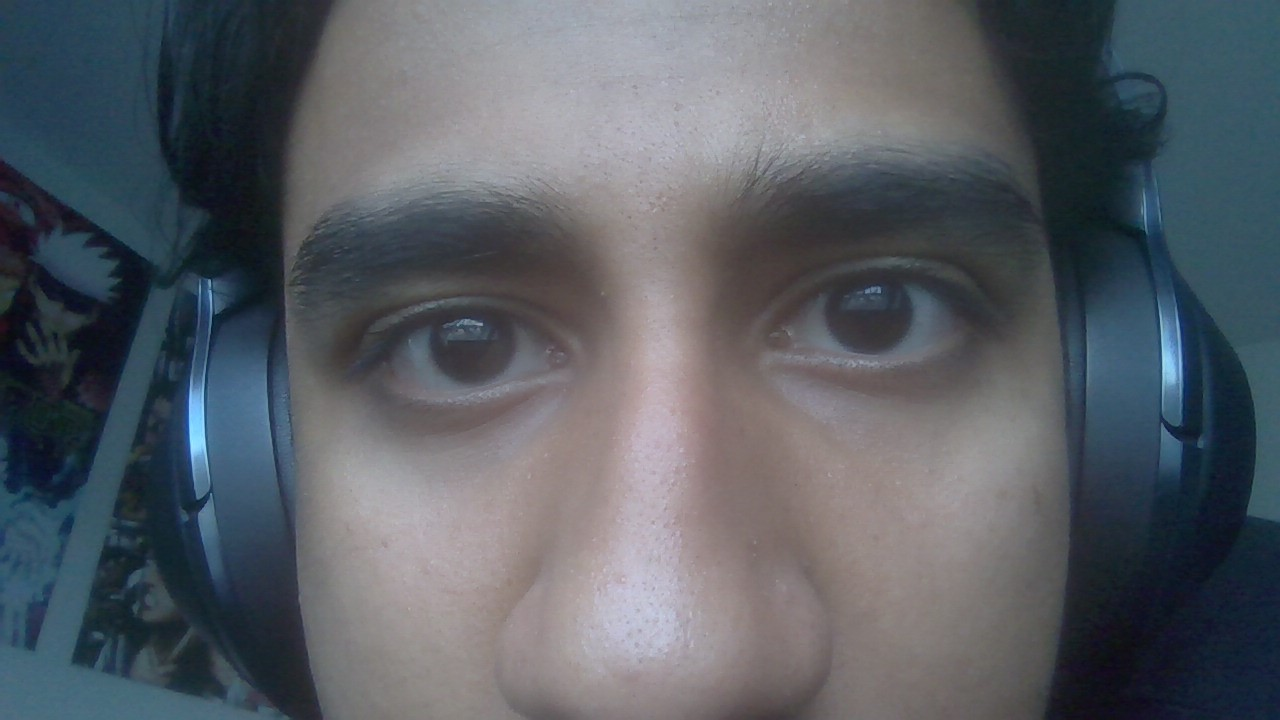
#> input picture iristest.jpg, 1280 x 720 px
$ python Irisencrypt.py
#> lines starting #> are read from the running program, lines starting #| are printed output that depends on the picture; after the words box and inside, x2 and y2 are one past the last pixel; in counts of white or black regions, pixels touching at a corner belong together
'''imports'''

#import image processing module
import cv2
#import math functions
import numpy as np
#import polar coordinate conversion module
from skimage.transform import warp_polar
#import function that converts our iris to a unique code
import hashlib

'''
function to convert the image to grayscale to make it more efficient
then use median blur to reduce the noise
'''
def preprocess_image(image_path):
#> called with image_path = 'iristest.jpg'
    img = cv2.imread(image_path, cv2.IMREAD_GRAYSCALE)
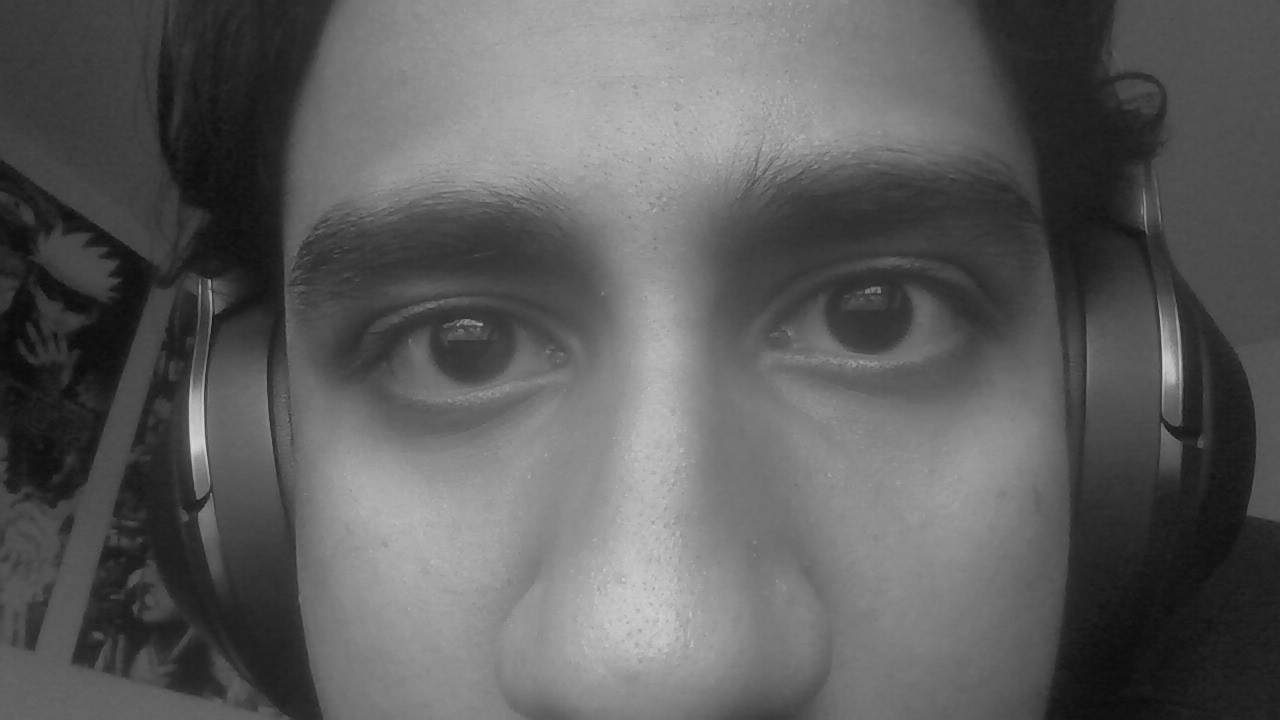
#> img: shape (720, 1280); min 10, max 212, mean 93.2
    img = cv2.medianBlur(img, 5)
    return img

'''
detect iris function
detects and iris in the provided image by finding dark pupil first and then expanding outward to find the rest of the eye
returns the pupil center coordinates and the iris radius coordinates (where the iris is in the image)
'''
def detect_iris(img):
    #pupil detection by detecting the darkest region in the image (ideally )
    _, thresh = cv2.threshold(img, 50, 255, cv2.THRESH_BINARY_INV)
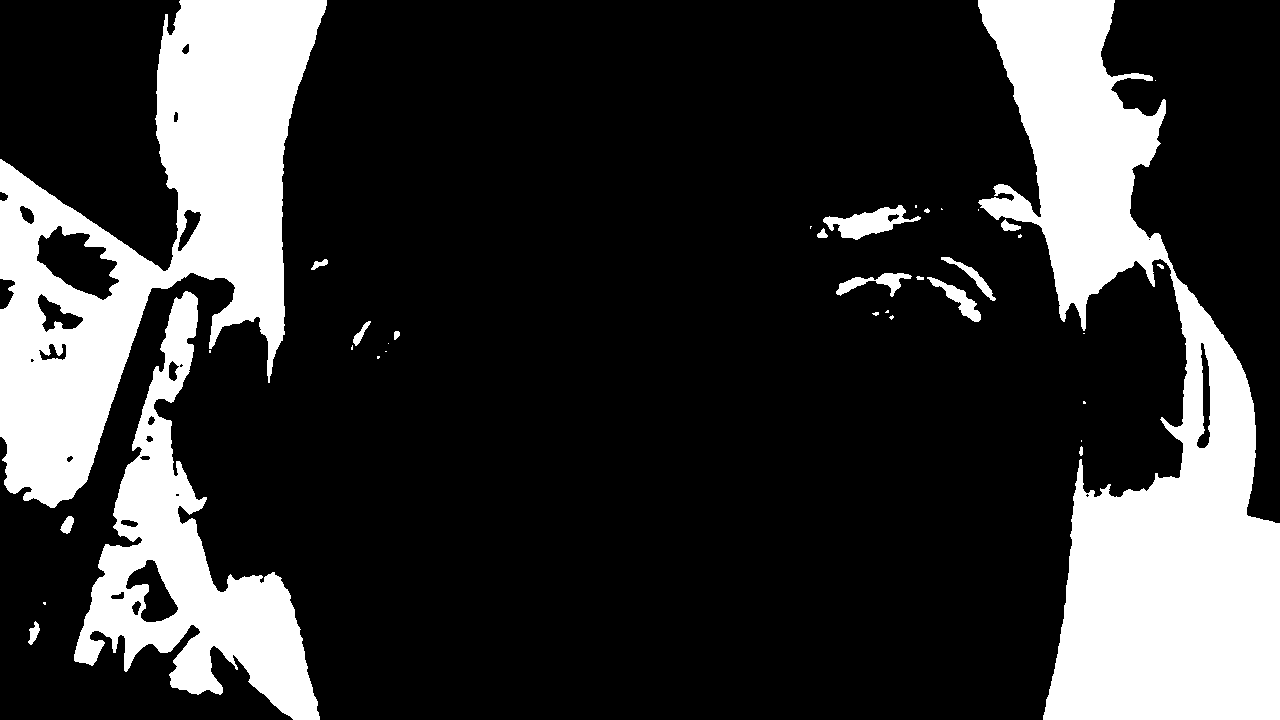
#> thresh: shape (720, 1280); 21.8% white; 36 white regions (18 under 20 px)
    contours, _ = cv2.findContours(thresh, cv2.RETR_EXTERNAL, cv2.CHAIN_APPROX_SIMPLE)
#> contours = 36 contours, 22 with area under 20; largest, box (x1, y1, x2, y2) and area: (978, 0, 1280, 720) 93486, (0, 0, 327, 508) 73822, (74, 291, 320, 720) 33841, (823, 205, 921, 240) 1452, (927, 277, 981, 322) 625

    #then find the larger dark circle around the darkest region (the pupil)
    max_radius = 0
    pupil_center = None
    for contour in contours:
        (x, y), radius = cv2.minEnclosingCircle(contour)
        if radius > max_radius and radius < 60:
            max_radius = radius
            pupil_center = (int(x), int(y))
#> this loop made 36 passes
#> (x, y, radius, max_radius, pupil_center) on passes 1, 14, 19, 21, 33: (32.5, 632.5, 11.77, 11.77, (32, 632)), (362.5, 333, 14.15, 14.15, (362, 333)), (953.5, 298, 33.81, 33.81, (953, 298)), (873.5, 284.5, 38.45, 38.45, (873, 284)), (871.5, 219, 48.54, 48.54, (871, 219))
#> (x, y, radius) on passes 2, 3, 4, 6, 7, 10: (44, 603, 1.41), (67.29, 524.1, 8.95), (1080.5, 450.5, 4.53), (1084, 402, 1.41), (378, 357, 1.41), (351.5, 347, 2.06)
#> after the loop, max_radius = 48.54

    #if we do not find a pupil center or a dark region to expand from, there is no iris
    #here ensures the image only detects irises and accepts nothing else as encrypt standard
    if pupil_center is None:
        print("[!] Pupil not found.")
        return None

    # then find iris boundary using a constant estimate
    iris_radius = int(max_radius * 2.5)
#> iris_radius = 121

    top = max(0, int(y - iris_radius))
#> top = 125
    bottom = min(img.shape[0], int(y + iris_radius))
#> bottom = 367
    left = max(0, int(x - iris_radius))
#> left = 47
    right = min(img.shape[1], int(x + iris_radius))
#> right = 289

    iris = img[top:bottom, left:right]
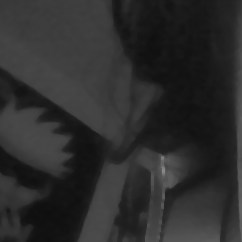
#> iris: shape (242, 242); min 15, max 136, mean 44.6

    if iris.shape[0] == 0 or iris.shape[1] == 0:
        print("[!] Iris region empty or out of bounds.")
        return None

    # Step 5: Normalize (unwrap) iris region using warp_polar
    try:
        normalized = warp_polar(iris, center=(iris.shape[1]//2, iris.shape[0]//2),
                                radius=iris.shape[0]//2, scaling='linear')
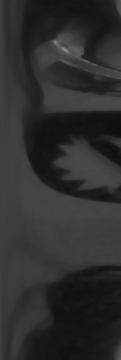
#> normalized: shape (360, 121) float64; min 0.0588, max 0.533, mean 0.18
        return normalized
    except Exception as e:
        print("[!] Normalization failed:", e)
        return None

def createirissig(normalized_img):
    #change up the image to get a better hash
    changesize = cv2.resize(normalized_img, (64, 64))
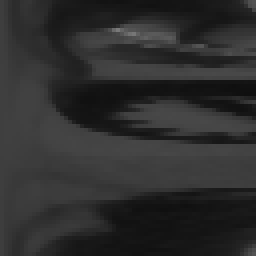
#> changesize: shape (64, 64) float64 (shown 4 times larger); min 0.0619, max 0.476, mean 0.181
    onedim = changesize.flatten()
#> onedim = 4096 values, max 0.476 at index 477, min 0.0619 at index 1533, mean 0.181

    #return SHA256 hash
    return hashlib.sha256(onedim.tobytes()).hexdigest()

def irissig(image_path):
    #get the iris signiture
    img = preprocess_image(image_path)
    normalized_iris = detect_iris(img)

    #check if we have a iris in the image
    if normalized_iris is not None:
        signature = createirissig(normalized_iris)
        return signature
    else:
        return "Iris not detected."

image_path = "iristest.jpg"
print("Unique Iris Signature:", irissig(image_path))

$ run again, with bad.jpg copied over iristest.jpg
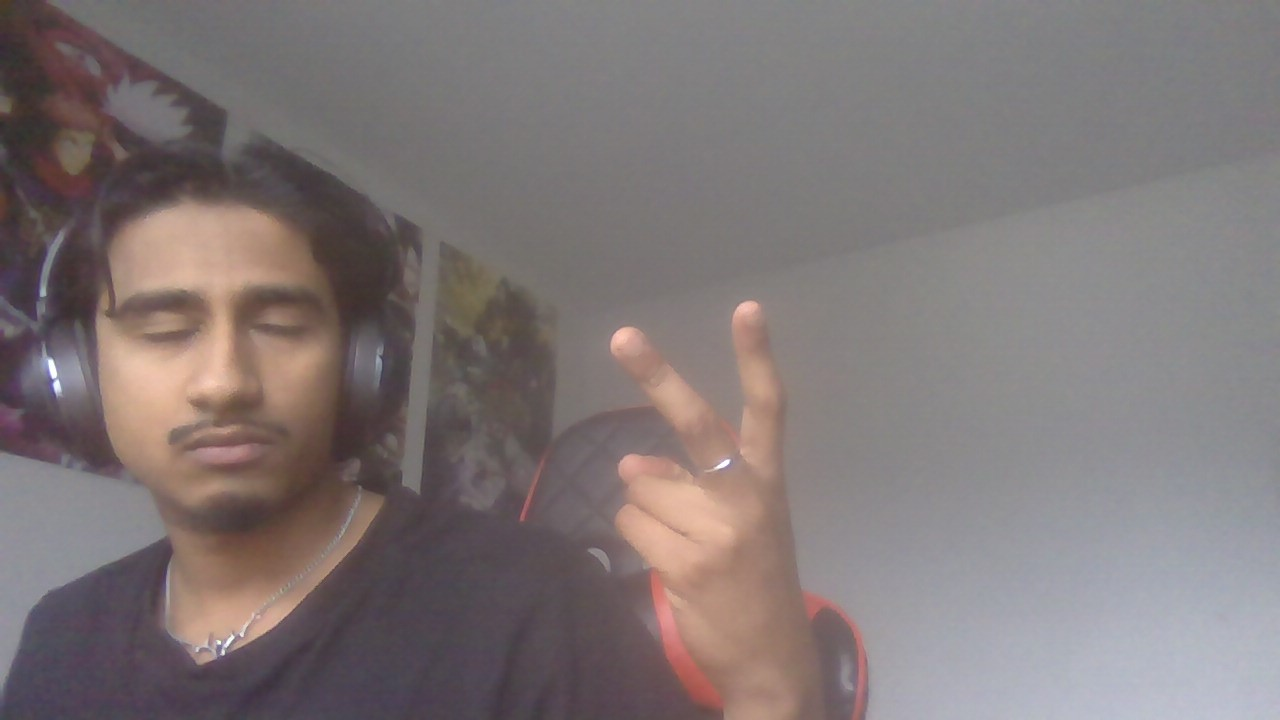
#> input picture bad.jpg, 1280 x 720 px
#> in detect_iris, `_, thresh = cv2.threshold(img, 50, 255, cv2.THRESH_BINARY_INV)`:
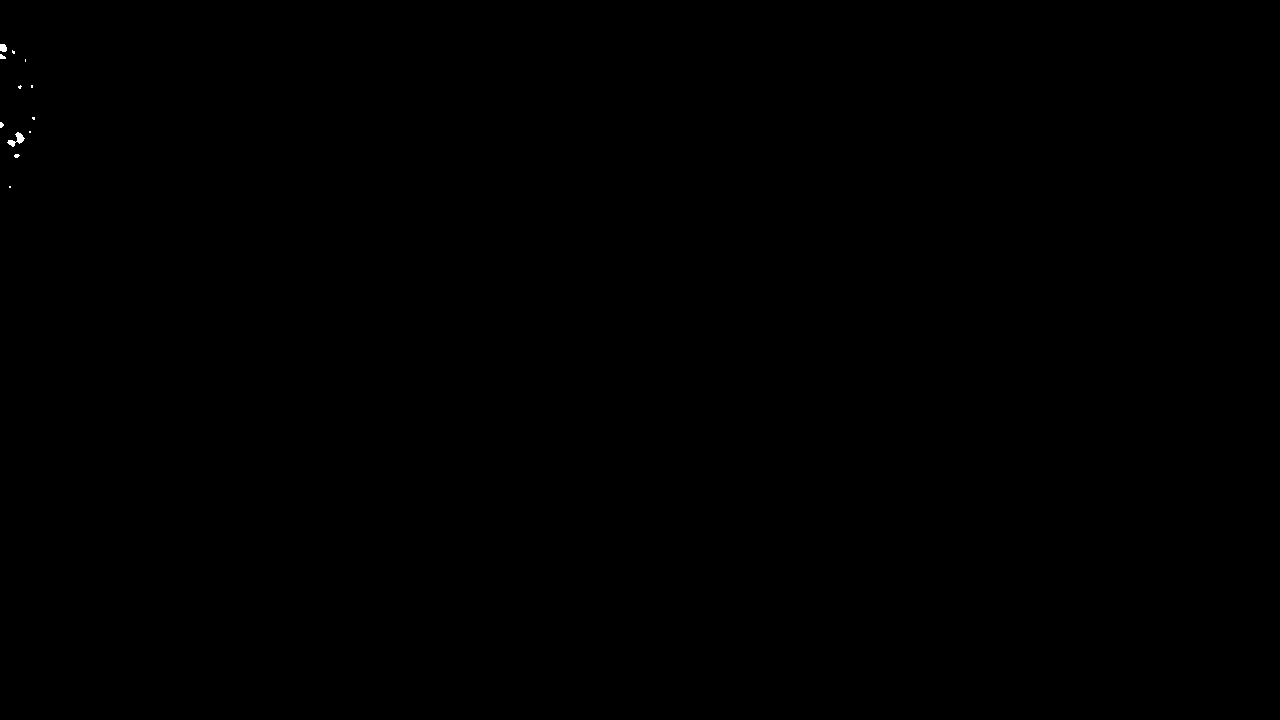
#> thresh: shape (720, 1280); 0.03% white; 12 white regions (9 under 20 px)
#> contours = 12 contours, 10 with area under 20; largest, box (x1, y1, x2, y2) and area: (7, 132, 25, 147) 84, (0, 44, 7, 52) 37
#> the loop in detect_iris, `for contour in contours:` made 12 passes
#> (x, y, radius, max_radius, pupil_center) on passes 2 to 3: (16.5, 155.5, 2.55, 2.55, (16, 155)), (15.5, 140, 8.73, 8.73, (15, 140))
#> after the loop in detect_iris, `for contour in contours:`: max_radius = 8.73
#> iris_radius = 21
#> top = 26
#> bottom = 68
#> left = 0
#> right = 23
#> in createirissig, `changesize = cv2.resize(normalized_img, (64, 64))`:
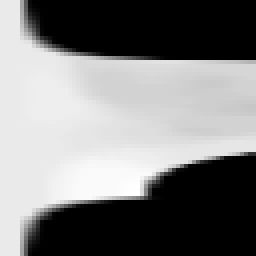
#> changesize: shape (64, 64) float64 (shown 4 times larger); min 0, max 0.247, mean 0.123; drawn with min black and max white
#> onedim = 4096 values, max 0.247 at index 3106, min 0 at index 11, mean 0.123

$ run again, with ir2.jpg copied over iristest.jpg
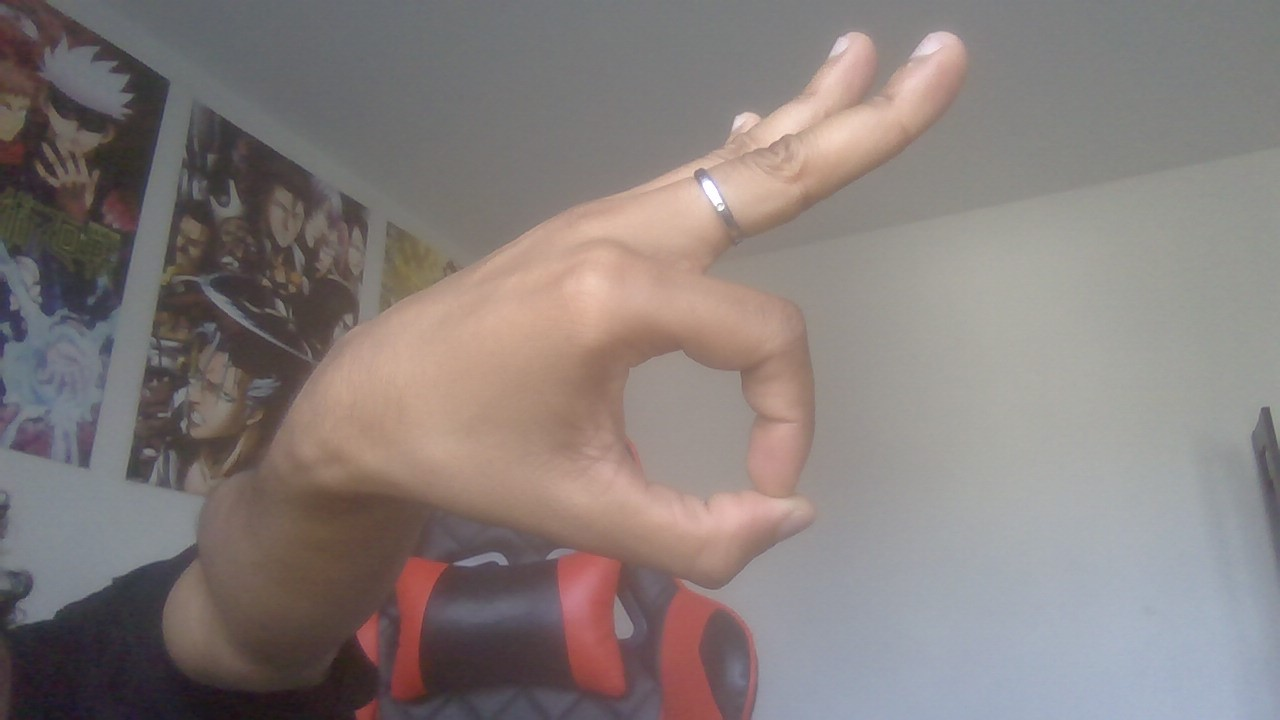
#> input picture ir2.jpg, 1280 x 720 px
#> in detect_iris, `_, thresh = cv2.threshold(img, 50, 255, cv2.THRESH_BINARY_INV)`:
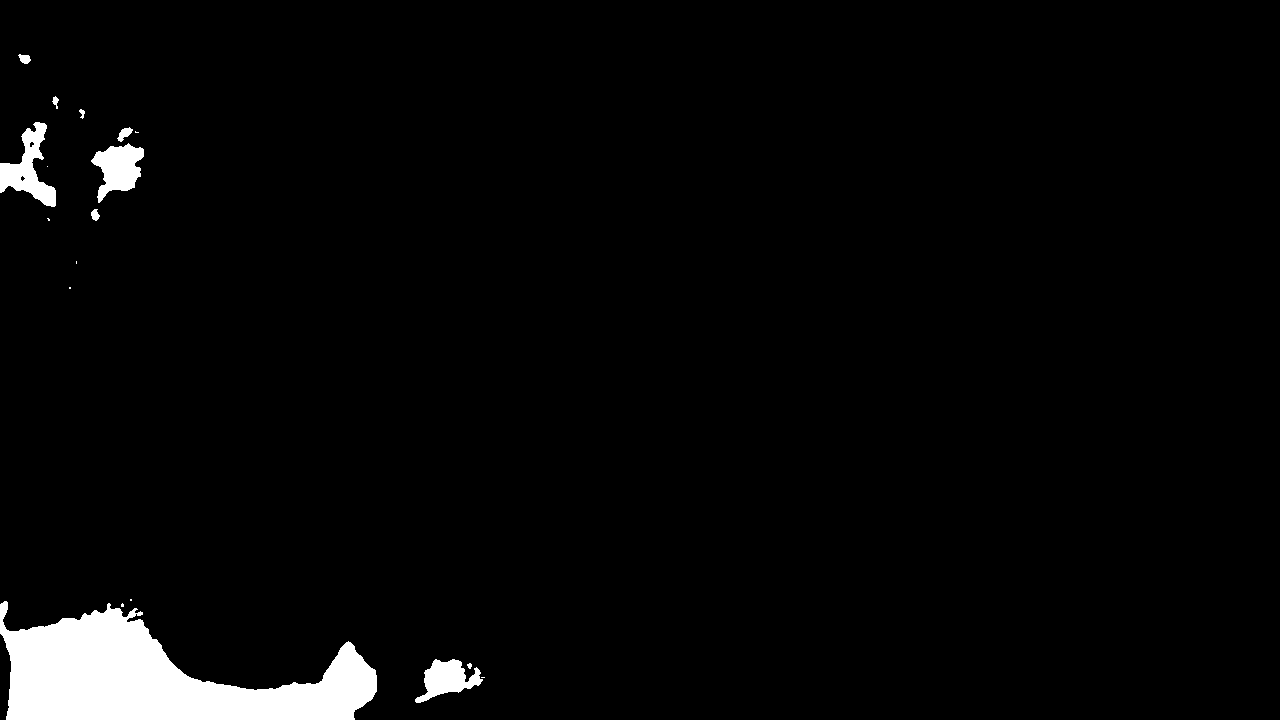
#> thresh: shape (720, 1280); 3.3% white; 18 white regions (8 under 20 px)
#> contours = 18 contours, 9 with area under 20; largest, box (x1, y1, x2, y2) and area: (0, 601, 377, 720) 24100, (0, 122, 56, 207) 1927, (91, 143, 144, 203) 1704, (415, 659, 483, 703) 1409, (117, 127, 133, 142) 100
#> the loop in detect_iris, `for contour in contours:` made 18 passes
#> (contour, x, y, radius, max_radius, pupil_center) on pass 1: ([[481, 677], [484, 677]], 482.5, 677, 1.5, 1.5, (482, 677))
#> after the loop in detect_iris, `for contour in contours:`: max_radius = 44.09
#> iris_radius = 110
#> top = 0
#> bottom = 167
#> left = 0
#> right = 134
#> in createirissig, `changesize = cv2.resize(normalized_img, (64, 64))`:
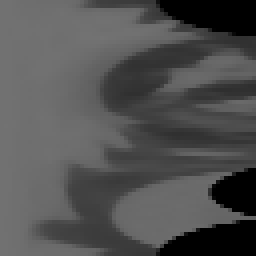
#> changesize: shape (64, 64) float64 (shown 4 times larger); min 0, max 0.451, mean 0.318
#> onedim = 4096 values, max 0.451 at index 601, min 0 at index 40, mean 0.318
